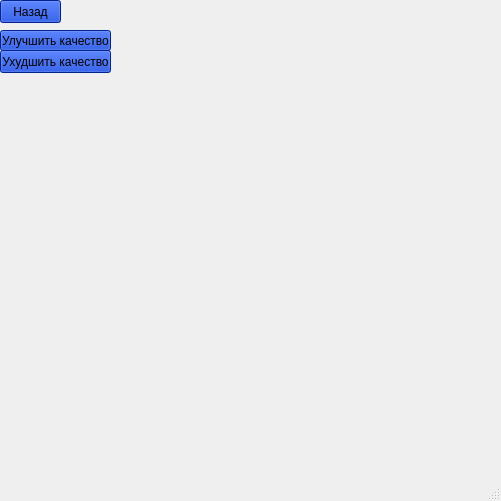
<?xml version="1.0" encoding="UTF-8"?>
<ui version="4.0">
 <class>MainWindow</class>
 <widget class="QMainWindow" name="MainWindow">
  <property name="geometry">
   <rect>
    <x>0</x>
    <y>0</y>
    <width>501</width>
    <height>501</height>
   </rect>
  </property>
  <property name="windowTitle">
   <string>MainWindow</string>
  </property>
  <widget class="QWidget" name="centralwidget">
   <widget class="QLabel" name="label">
    <property name="geometry">
     <rect>
      <x>0</x>
      <y>0</y>
      <width>501</width>
      <height>501</height>
     </rect>
    </property>
    <property name="text">
     <string/>
    </property>
   </widget>
   <widget class="QPushButton" name="pushButton_back">
    <property name="geometry">
     <rect>
      <x>0</x>
      <y>0</y>
      <width>61</width>
      <height>23</height>
     </rect>
    </property>
    <property name="styleSheet">
     <string notr="true">background-color: rgb(0, 50, 200);
</string>
    </property>
    <property name="text">
     <string>Назад</string>
    </property>
   </widget>
   <widget class="QPushButton" name="pushButton_up">
    <property name="geometry">
     <rect>
      <x>0</x>
      <y>30</y>
      <width>111</width>
      <height>21</height>
     </rect>
    </property>
    <property name="styleSheet">
     <string notr="true">background-color: rgb(0, 50, 200);
</string>
    </property>
    <property name="text">
     <string>Улучшить качество</string>
    </property>
   </widget>
   <widget class="QPushButton" name="pushButton_low">
    <property name="geometry">
     <rect>
      <x>0</x>
      <y>50</y>
      <width>111</width>
      <height>23</height>
     </rect>
    </property>
    <property name="styleSheet">
     <string notr="true">background-color: rgb(0, 50, 200);
</string>
    </property>
    <property name="text">
     <string>Ухудшить качество</string>
    </property>
   </widget>
  </widget>
  <widget class="QMenuBar" name="menubar">
   <property name="geometry">
    <rect>
     <x>0</x>
     <y>0</y>
     <width>501</width>
     <height>21</height>
    </rect>
   </property>
  </widget>
  <widget class="QStatusBar" name="statusbar"/>
 </widget>
 <resources/>
 <connections/>
</ui>
